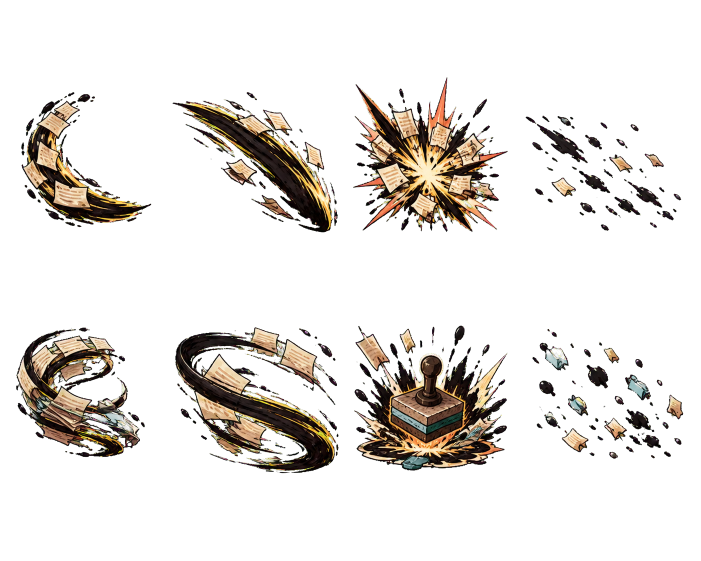
#> input picture Cubicle-Survivor-demo/output/cartoon-office-vfx-v2/marker-vfx-alpha-v2.png, 1402 x 1122 px (shown at 1/2 size); its folder holds 4 pictures in this run
$ python build-formal-cartoon-vfx-v2.py
#> lines starting #> are read from the running program, lines starting #| are printed output that depends on the picture
from pathlib import Path

from PIL import Image


ROOT = Path(__file__).resolve().parents[1]
DEMO = ROOT / "Cubicle-Survivor-demo"
SOURCE_DIR = DEMO / "output" / "cartoon-office-vfx-v2"
ASSET_DIR = DEMO / "assets" / "cartoon-office-vfx"
FAMILIES = ("marker", "thermos", "scissors", "correction")
VERSIONS = {"marker": 2, "thermos": 2, "scissors": 3, "correction": 2}

COLS = 4
ROWS = 2
CELL = 256
INNER = 232


def alpha_bbox(image: Image.Image):
    alpha = image.getchannel("A")
    return alpha.getbbox()


def normalize_cell(source: Image.Image) -> Image.Image:
    bbox = alpha_bbox(source)
    if not bbox:
        raise ValueError("empty generated VFX cell")
    left, top, right, bottom = bbox
    margin = 4
    left = max(0, left - margin)
    top = max(0, top - margin)
    right = min(source.width, right + margin)
    bottom = min(source.height, bottom + margin)
    content = source.crop((left, top, right, bottom))
    scale = min(INNER / content.width, INNER / content.height)
    size = (
        max(1, round(content.width * scale)),
        max(1, round(content.height * scale)),
    )
    content = content.resize(size, Image.Resampling.LANCZOS)
    cell = Image.new("RGBA", (CELL, CELL), (0, 0, 0, 0))
    cell.alpha_composite(content, ((CELL - size[0]) // 2, (CELL - size[1]) // 2))
    return cell


def build_family(family: str) -> Path:
#> called with family = 'marker'
    version = VERSIONS[family]
    source_path = SOURCE_DIR / f"{family}-vfx-alpha-v{version}.png"
    output_path = ASSET_DIR / f"{family}-vfx-v{version}.png"
    source = Image.open(source_path).convert("RGBA")
#> source is the input picture: PIL image 1402x1122 RGBA; mean R, G, B, A 18, 14.7, 11, 41.7
    source_cell_width = source.width // COLS
#> source_cell_width = 350
    source_cell_height = source.height // ROWS
#> source_cell_height = 561
    atlas = Image.new("RGBA", (COLS * CELL, ROWS * CELL), (0, 0, 0, 0))
#> atlas: PIL image 1024x512 RGBA; every value is 0
    for row in range(ROWS):
        for column in range(COLS):
            crop = source.crop((
                column * source_cell_width,
                row * source_cell_height,
                (column + 1) * source_cell_width,
                (row + 1) * source_cell_height,
            ))
            atlas.alpha_composite(normalize_cell(crop), (column * CELL, row * CELL))
#> this loop made 2 passes
#> pass 1, in alpha_bbox, `alpha = image.getchannel("A")`:
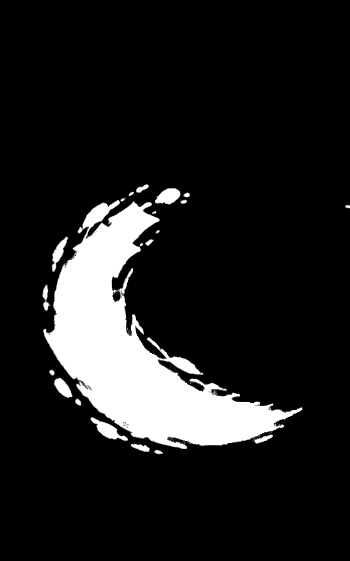
#> alpha: PIL image 350x561 L; min 0, max 255, mean 31.1
#> pass 1, in normalize_cell, `content = source.crop((left, top, right, bottom))`:
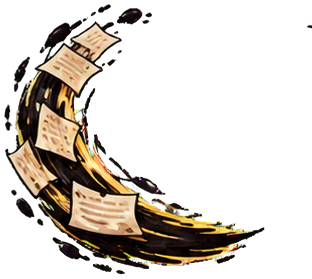
#> content: PIL image 312x279 RGBA; mean R, G, B, A 32.3, 26.3, 18.6, 70.1; transparent parts drawn white
#> pass 1, in normalize_cell, `content = content.resize(size, Image.Resampling.LANCZOS)`:
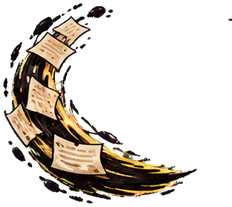
#> content: PIL image 232x207 RGBA; mean R, G, B, A 33.5, 27.6, 19.4, 70.1; transparent parts drawn white
#> after the loop:
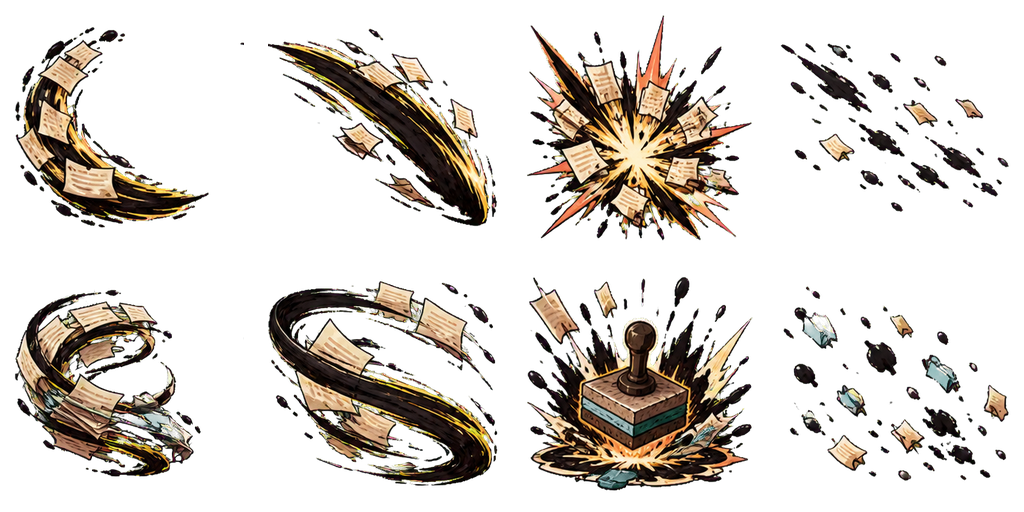
#> atlas: PIL image 1024x512 RGBA; mean R, G, B, A 29.6, 24.5, 18.1, 65.3; transparent parts drawn white
#> after the loop:
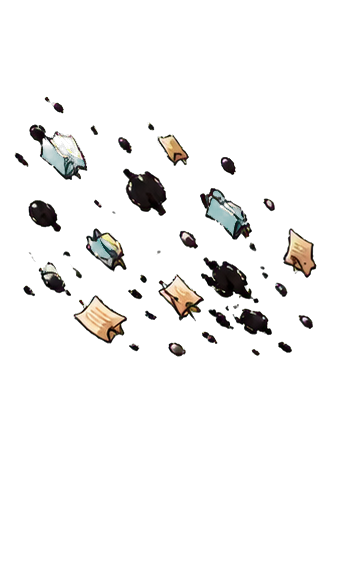
#> crop: PIL image 350x561 RGBA; mean R, G, B, A 5.7, 5.4, 4.7, 16.3; transparent parts drawn white
    output_path.parent.mkdir(parents=True, exist_ok=True)
    atlas.save(output_path, optimize=True)
    return output_path


if __name__ == "__main__":
    for item in FAMILIES:
#> (the run stopped early here; a loop or call above may not have finished)
